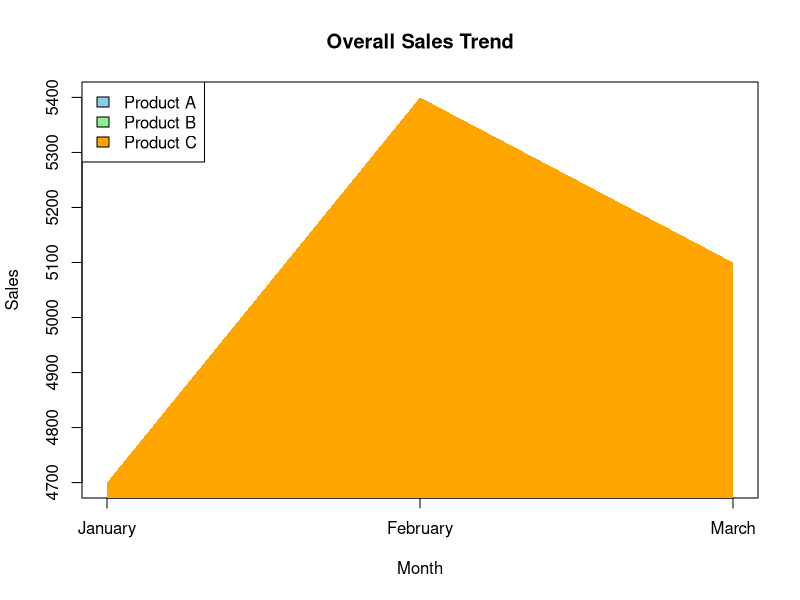

Generate this figure with R:
# Sales Data

Month <- 1:3

ProductA <- c(2000,2200,2400)
ProductB <- c(1500,1800,1600)
ProductC <- c(1200,1400,1100)

# Cumulative totals
TotalB <- ProductA + ProductB
TotalC <- ProductA + ProductB + ProductC

# Empty plot
plot(Month, TotalC,
     type="n",
     xaxt="n",
     xlab="Month",
     ylab="Sales",
     main="Overall Sales Trend")

axis(1,
     at=1:3,
     labels=c("January","February","March"))

# Product A
polygon(c(Month,rev(Month)),
        c(ProductA,rep(0,3)),
        col="skyblue",
        border=NA)

# Product B
polygon(c(Month,rev(Month)),
        c(TotalB,rev(ProductA)),
        col="lightgreen",
        border=NA)

# Product C
polygon(c(Month,rev(Month)),
        c(TotalC,rev(TotalB)),
        col="orange",
        border=NA)

legend("topleft",
       legend=c("Product A","Product B","Product C"),
       fill=c("skyblue","lightgreen","orange"))
